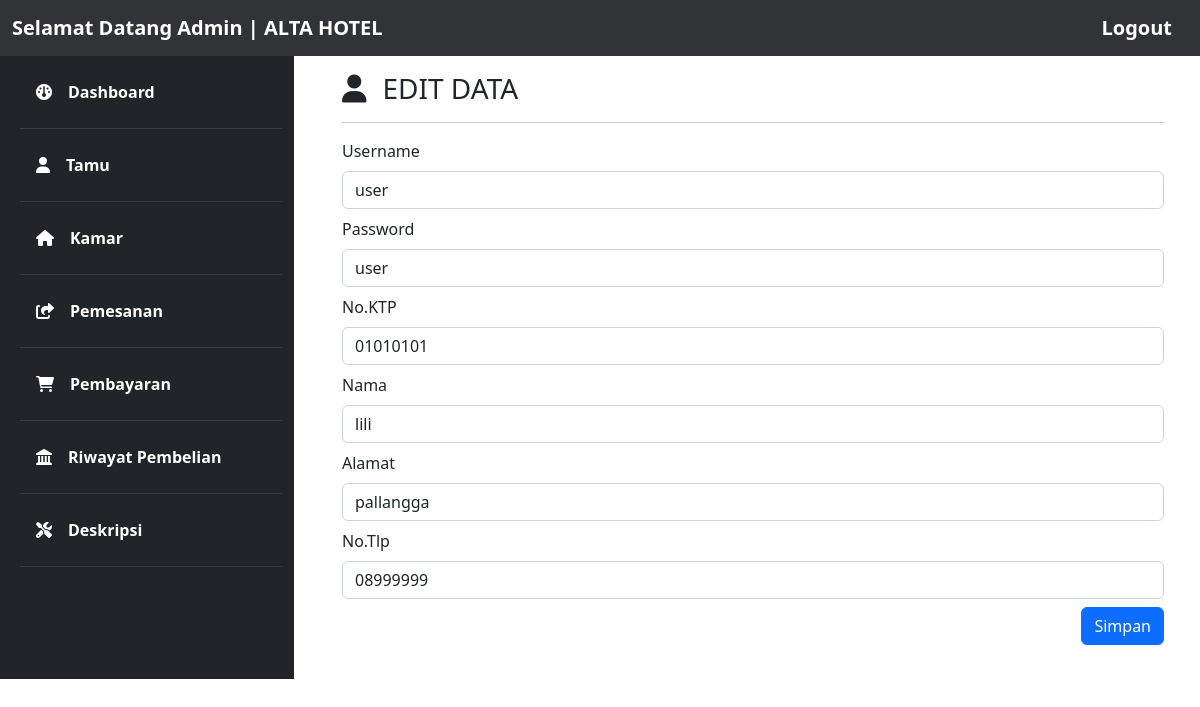
Page /hal_edit.php?id=5 on the committed database.
### tables this page shows
CREATE TABLE `pelanggan` (
  `id` int(11) NOT NULL,
  `nama` varchar(50) NOT NULL,
  `Ktp` varchar(16) NOT NULL,
  `Alamat` varchar(50) NOT NULL,
  `Nmr` varchar(13) NOT NULL,
  `username` varchar(50) DEFAULT NULL,
  `password` varchar(50) DEFAULT NULL
);

### hal_edit.php (the view, shortened to what this page needs)
<?php
include "function.php";
$id = $_GET['id'];
$hasil = mysqli_query($database,"SELECT * FROM pelanggan WHERE id='$id'");
$data_pelanggan = mysqli_fetch_assoc($hasil);
?>
<!doctype html>
<html lang="en">
  <head>
    <link href="https://cdn.jsdelivr.net/npm/bootstrap@5.2.0/dist/css/bootstrap.min.css" rel="stylesheet">
    <link rel="stylesheet" href="home.css">
    <link rel="stylesheet" href="fontasome/css/all.css">
  </head>
  <body>
    <nav class="navbar navbar-expand-lg fixed-top">
        <div class="container-fluid">
          <a class="navbar-brand fw-bold text-white" href="#">Selamat Datang Admin | ALTA HOTEL</a>
          <a class="navbar-brand fw-bold text-white" href="home.php">Logout</a>
        </div>
    </nav>
    <div class="row no-gutters mt-5">
      <div class="col-md-3 pt-4 ps-3 bg-dark pb-5">
        <ul class="nav flex-column ms-3 mb-5">
          <li class="nav-item">
            <a class="nav-link active text-white hov fw-bold" href="dashboard.php"><i class="fa-solid fa-gauge me-3"></i>Dashboard</a>
            <hr class="hr">
          </li>
          <li class="nav-item">
            <a class="nav-link text-white hov fw-bold" href="tamu.php"><i class="fa-solid fa-user me-3"></i>Tamu</a>
            <hr class="hr">
          </li>
          <li class="nav-item">
            <a class="nav-link text-white hov fw-bold" href="kamar.php"><i class="fa-solid fa-house me-3"></i>Kamar</a>
            <hr class="hr">
          </li>
          <li class="nav-item">
            <a class="nav-link text-white hov fw-bold" href="pesanan.php"><i class="fa-solid fa-share-from-square me-3"></i>Pemesanan</a>
            <hr class="hr">
          </li>
          <li class="nav-item">
            <a class="nav-link text-white hov fw-bold" href="pembayarann.php"><i class="fa-solid fa-cart-shopping me-3"></i>Pembayaran</a>
            <hr class="hr">
          </li>
          <li class="nav-item">
            <a class="nav-link text-white hov fw-bold" href="riwayat.php"><i class="fa-solid fa-landmark me-3"></i>Riwayat Pembelian</a>
            <hr class="hr">
          </li>
          <li class="nav-item">
            <a class="nav-link text-white hov fw-bold" href="deskripsi.php"><i class="fa-solid fa-screwdriver-wrench me-3"></i>Deskripsi</a>
            <hr class="hr">
          </li>
        </ul>
      </div>
      <div class="col-md-9 pt-4 px-5">
            <h3><i class="fa-solid fa-user me-3 fw-bold"></i>EDIT DATA</h3><hr>
            <div class="body">
                <form action="function.php" method="post">
                    <div class="mb-2">
                    <label for="Username" class="form-label" >Username</label>
                    <input type="text" class="form-control" id="Username" name="username" value="<?php echo $data_pelanggan['username'];?>">
                    </div>
                    <div class="mb-2">
                    <label for="password" class="form-label" >Password</label>
                    <input type="text" class="form-control" id="password" name="password" value="<?php echo $data_pelanggan['password'];?>">
                    </div>
                    <div class="mb-2">
                    <label for="ktp" class="form-label" >No.KTP</label>
                    <input type="text" class="form-control" id="ktp" name="in_ktp" value="<?php echo $data_pelanggan['Ktp'];?>">
                    </div>
                    <div class="mb-2">
                    <label for="Username" class="form-label" >Nama</label>
                    <input type="text" class="form-control" id="Username" name="in_nama" value="<?php echo $data_pelanggan['nama'];?>">
                    </div>
                    <div class="mb-2">
                    <label for="alamat" class="form-label" >Alamat</label>
                    <input type="text" class="form-control" id="alamat" name="in_alamat" value="<?php echo $data_pelanggan['Alamat'];?>">
                    </div>
                    <div class="mb-2">
                    <label for="tlp" class="form-label" >No.Tlp</label>
                    <input type="text" class="form-control" id="tlp" name="in_nmr" value="<?php echo $data_pelanggan['Nmr'];?>">
                    </div>
                    <div class="modal-footer">
                    <button type="submit" class="btn btn-primary" name='ubah' value="<?php echo $id;?>">Simpan</button>
                </div>
                </form>
            </div>
      </div>
    </div>
  </body>
</html>

### home.css (style rules this page uses)
.navbar { background-color: #323334; color: white; }
.hr { color: grey; }

### rows in the picture
pelanggan: username "user", password "user", in_ktp "01010101", in_nama "lili", in_alamat "pallangga", in_nmr "08999999"
